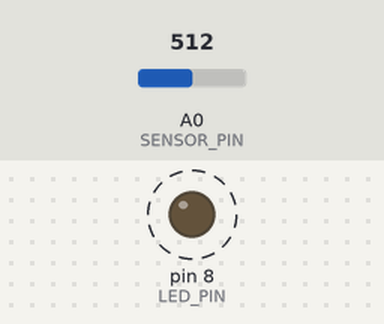
This sketch was run on a simulated Arduino Uno, built with avr-gcc and run on an emulated ATmega328P. Parts: output pins drawn as LEDs (lit = HIGH). Dashed ring = blinking. Inputs (shaded band) come from the test bench; at power-on: A0 (SENSOR_PIN) = 512. What the sketch prints to the serial monitor is not drawn.

Above: at 0.5 s.
Timing chart, 0 to 4.6 s (numbered marks = the images above):
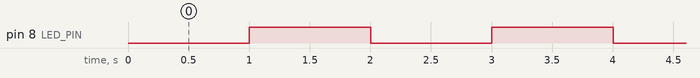

The sketch:

stage2opticallink.ino
```cpp
// STAGE 2: LED + BPW34 synchronized test
// Timestamped LED switching + ADC measurement

const int LED_PIN = 8;
const int SENSOR_PIN = A0;

unsigned long lastToggle = 0;
bool ledState = false;

const unsigned long blinkInterval = 500; // LED changes every 500 ms

void setup() {
  Serial.begin(115200);

  pinMode(LED_PIN, OUTPUT);
  digitalWrite(LED_PIN, LOW);

  Serial.println("Stage 2: LED + BPW34 test");
  Serial.println("Time(ms)\tLED\tADC");
}

void loop() {

  unsigned long now = millis();

  // Toggle LED
  if (now - lastToggle >= blinkInterval) {
    ledState = !ledState;
    digitalWrite(LED_PIN, ledState ? HIGH : LOW);
    lastToggle = now;

    // Print the exact moment of LED switching
    Serial.print(now);
    Serial.print("\tLED ");
    Serial.println(ledState ? "ON" : "OFF");
  }

  // Read receiver
  int adcValue = analogRead(SENSOR_PIN);

  Serial.print(now);
  Serial.print("\t");
  Serial.print(ledState ? "ON" : "OFF");
  Serial.print("\t");
  Serial.println(adcValue);

  delay(1000);
}
```

Measured:
- by itself, pin 8 (LED_PIN): alternates HIGH for 1.0 s and LOW for 1.0 s
